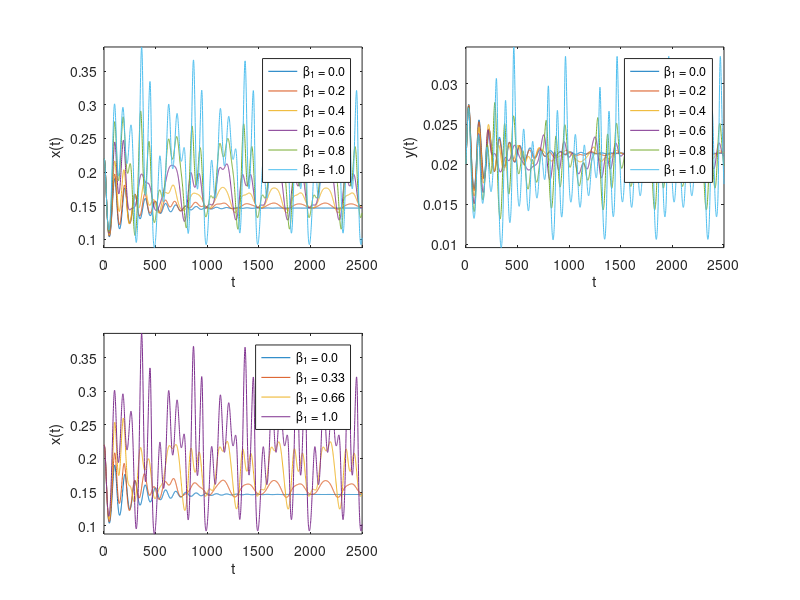

Write the MATLAB code that produced this figure.
function seasonality 

k = 1; c = 0.5; mu = 0.9; rho0 = 2; r0 = 0.1; gam0 = 1; delta0 = 0.1; beta0 = 0.1; 
gam1 = 1; T0 = 258; tau = 500; phi = 5; psi = 5; theta = 5; h = 1; gam = 1; g = 1;
zeta = 0.1; epsi = 0.1; eta = 0.1; delta = 0.1; rho = 1;
initialc = [0.19 0.18 0.02 0.22 0.02];
beta1 = [0.0 0.2 0.4 0.6 0.8 1.0 0.33 0.66];
tvec =  linspace(0,2500,2500);

seasonality1 = {@(t) delta0; @(t) rho0; @(t) beta0*(1 + beta1(1)*sin(2*pi*t/tau)); @(t) r0; @(t) gam0/(exp(1)^(gam1*T0)-1)*(exp(1)^(gam1*T0)-1)}
seasonality2 = {@(t) delta0; @(t) rho0; @(t) beta0*(1 + beta1(2)*sin(2*pi*t/tau)); @(t) r0; @(t) gam0/(exp(1)^(gam1*T0)-1)*(exp(1)^(gam1*T0)-1)}
seasonality3 = {@(t) delta0; @(t) rho0; @(t) beta0*(1 + beta1(3)*sin(2*pi*t/tau)); @(t) r0; @(t) gam0/(exp(1)^(gam1*T0)-1)*(exp(1)^(gam1*T0)-1)}
seasonality4 = {@(t) delta0; @(t) rho0; @(t) beta0*(1 + beta1(4)*sin(2*pi*t/tau)); @(t) r0; @(t) gam0/(exp(1)^(gam1*T0)-1)*(exp(1)^(gam1*T0)-1)}
seasonality5 = {@(t) delta0; @(t) rho0; @(t) beta0*(1 + beta1(5)*sin(2*pi*t/tau)); @(t) r0; @(t) gam0/(exp(1)^(gam1*T0)-1)*(exp(1)^(gam1*T0)-1)}
seasonality6 = {@(t) delta0; @(t) rho0; @(t) beta0*(1 + beta1(6)*sin(2*pi*t/tau)); @(t) r0; @(t) gam0/(exp(1)^(gam1*T0)-1)*(exp(1)^(gam1*T0)-1)}
seasonality7 = {@(t) delta0; @(t) rho0; @(t) beta0*(1 + beta1(7)*sin(2*pi*t/tau)); @(t) r0; @(t) gam0/(exp(1)^(gam1*T0)-1)*(exp(1)^(gam1*T0)-1)}
seasonality8 = {@(t) delta0; @(t) rho0; @(t) beta0*(1 + beta1(8)*sin(2*pi*t/tau)); @(t) r0; @(t) gam0/(exp(1)^(gam1*T0)-1)*(exp(1)^(gam1*T0)-1)}

predatorprey1 = @(t,ic) [ ... 
            rho*ic(1)*(1-ic(1)/c) - phi*((ic(1)*ic(2))/(ic(1)+g))
            zeta*phi*ic(1)/(ic(1)+g)*ic(2) - seasonality1{3}(t)*ic(2)
            mu*phi*ic(1)*ic(2)/(ic(1)+g) - seasonality1{5}(t)*ic(3) - psi*ic(3)*ic(5)/(ic(4)+ic(3)+h)
            seasonality1{4}(t)*ic(4)*(1-ic(4)/k) - theta*ic(4)*ic(5)/(ic(4)+ic(3)+h)
            (epsi*theta*ic(4)+eta*psi*ic(3))/(ic(4)+ic(3)+h)*ic(5) - seasonality1{1}(t)*ic(5)];

predatorprey2 = @(t,ic) [ ... 
            rho*ic(1)*(1-ic(1)/c) - phi*((ic(1)*ic(2))/(ic(1)+g))
            zeta*phi*ic(1)/(ic(1)+g)*ic(2) - seasonality2{3}(t)*ic(2)
            mu*phi*ic(1)*ic(2)/(ic(1)+g) - seasonality2{5}(t)*ic(3) - psi*ic(3)*ic(5)/(ic(4)+ic(3)+h)
            seasonality2{4}(t)*ic(4)*(1-ic(4)/k) - theta*ic(4)*ic(5)/(ic(4)+ic(3)+h)
            (epsi*theta*ic(4)+eta*psi*ic(3))/(ic(4)+ic(3)+h)*ic(5) - seasonality2{1}(t)*ic(5)];	

predatorprey3 = @(t,ic) [ ... 
            rho*ic(1)*(1-ic(1)/c) - phi*((ic(1)*ic(2))/(ic(1)+g))
            zeta*phi*ic(1)/(ic(1)+g)*ic(2) - seasonality3{3}(t)*ic(2)
            mu*phi*ic(1)*ic(2)/(ic(1)+g) - seasonality3{5}(t)*ic(3) - psi*ic(3)*ic(5)/(ic(4)+ic(3)+h)
            seasonality3{4}(t)*ic(4)*(1-ic(4)/k) - theta*ic(4)*ic(5)/(ic(4)+ic(3)+h)
            (epsi*theta*ic(4)+eta*psi*ic(3))/(ic(4)+ic(3)+h)*ic(5) - seasonality3{1}(t)*ic(5)];	

predatorprey4 = @(t,ic) [ ... 
            rho*ic(1)*(1-ic(1)/c) - phi*((ic(1)*ic(2))/(ic(1)+g))
            zeta*phi*ic(1)/(ic(1)+g)*ic(2) - seasonality4{3}(t)*ic(2)
            mu*phi*ic(1)*ic(2)/(ic(1)+g) - seasonality4{5}(t)*ic(3) - psi*ic(3)*ic(5)/(ic(4)+ic(3)+h)
            seasonality4{4}(t)*ic(4)*(1-ic(4)/k) - theta*ic(4)*ic(5)/(ic(4)+ic(3)+h)
            (epsi*theta*ic(4)+eta*psi*ic(3))/(ic(4)+ic(3)+h)*ic(5) - seasonality4{1}(t)*ic(5)];	

predatorprey5 = @(t,ic) [ ... 
            rho*ic(1)*(1-ic(1)/c) - phi*((ic(1)*ic(2))/(ic(1)+g))
            zeta*phi*ic(1)/(ic(1)+g)*ic(2) - seasonality5{3}(t)*ic(2)
            mu*phi*ic(1)*ic(2)/(ic(1)+g) - seasonality5{5}(t)*ic(3) - psi*ic(3)*ic(5)/(ic(4)+ic(3)+h)
            seasonality5{4}(t)*ic(4)*(1-ic(4)/k) - theta*ic(4)*ic(5)/(ic(4)+ic(3)+h)
            (epsi*theta*ic(4)+eta*psi*ic(3))/(ic(4)+ic(3)+h)*ic(5) - seasonality5{1}(t)*ic(5)];	

predatorprey6 = @(t,ic) [ ... 
            rho*ic(1)*(1-ic(1)/c) - phi*((ic(1)*ic(2))/(ic(1)+g))
            zeta*phi*ic(1)/(ic(1)+g)*ic(2) - seasonality6{3}(t)*ic(2)
            mu*phi*ic(1)*ic(2)/(ic(1)+g) - seasonality6{5}(t)*ic(3) - psi*ic(3)*ic(5)/(ic(4)+ic(3)+h)
            seasonality6{4}(t)*ic(4)*(1-ic(4)/k) - theta*ic(4)*ic(5)/(ic(4)+ic(3)+h)
            (epsi*theta*ic(4)+eta*psi*ic(3))/(ic(4)+ic(3)+h)*ic(5) - seasonality6{1}(t)*ic(5)];

predatorprey7 = @(t,ic) [ ... 
            rho*ic(1)*(1-ic(1)/c) - phi*((ic(1)*ic(2))/(ic(1)+g))
            zeta*phi*ic(1)/(ic(1)+g)*ic(2) - seasonality7{3}(t)*ic(2)
            mu*phi*ic(1)*ic(2)/(ic(1)+g) - seasonality7{5}(t)*ic(3) - psi*ic(3)*ic(5)/(ic(4)+ic(3)+h)
            seasonality7{4}(t)*ic(4)*(1-ic(4)/k) - theta*ic(4)*ic(5)/(ic(4)+ic(3)+h)
            (epsi*theta*ic(4)+eta*psi*ic(3))/(ic(4)+ic(3)+h)*ic(5) - seasonality7{1}(t)*ic(5)];
			
predatorprey8 = @(t,ic) [ ... 
            rho*ic(1)*(1-ic(1)/c) - phi*((ic(1)*ic(2))/(ic(1)+g))
            zeta*phi*ic(1)/(ic(1)+g)*ic(2) - seasonality8{3}(t)*ic(2)
            mu*phi*ic(1)*ic(2)/(ic(1)+g) - seasonality8{5}(t)*ic(3) - psi*ic(3)*ic(5)/(ic(4)+ic(3)+h)
            seasonality8{4}(t)*ic(4)*(1-ic(4)/k) - theta*ic(4)*ic(5)/(ic(4)+ic(3)+h)
            (epsi*theta*ic(4)+eta*psi*ic(3))/(ic(4)+ic(3)+h)*ic(5) - seasonality8{1}(t)*ic(5)];			
			
[t1 uvsxy1] = ode45(predatorprey1,tvec,initialc);
[t2 uvsxy2] = ode45(predatorprey2,tvec,initialc);
[t3 uvsxy3] = ode45(predatorprey3,tvec,initialc);
[t4 uvsxy4] = ode45(predatorprey4,tvec,initialc);
[t5 uvsxy5] = ode45(predatorprey5,tvec,initialc);
[t6 uvsxy6] = ode45(predatorprey6,tvec,initialc);
[t7 uvsxy7] = ode45(predatorprey7,tvec,initialc);
[t8 uvsxy8] = ode45(predatorprey8,tvec,initialc);

figure(1)
subplot(2,2,1)
plot(t1, uvsxy1(:,4))
hold on
plot(t2, uvsxy2(:,4))
plot(t3, uvsxy3(:,4))
plot(t4, uvsxy4(:,4))
plot(t5, uvsxy5(:,4))
plot(t6, uvsxy6(:,4))
hold off
xlabel('t'); ylabel('x(t)')
% legend({'\beta_1 = 0.0','\beta_1 = 0.2','\beta_1 = 0.4','\beta_1 = 0.6','\beta_1 = 0.8','\beta_1 = 1.0'},'units','pixels','Position',[800 500 100 150])
legend('\beta_1 = 0.0','\beta_1 = 0.2','\beta_1 = 0.4','\beta_1 = 0.6','\beta_1 = 0.8','\beta_1 = 1.0')
axis tight
subplot(2,2,2)
plot(t1, uvsxy1(:,5))
hold on
plot(t2, uvsxy2(:,5))
plot(t3, uvsxy3(:,5))
plot(t4, uvsxy4(:,5))
plot(t5, uvsxy5(:,5))
plot(t6, uvsxy6(:,5))
hold off
xlabel('t'); ylabel('y(t)');
legend('\beta_1 = 0.0','\beta_1 = 0.2','\beta_1 = 0.4','\beta_1 = 0.6','\beta_1 = 0.8','\beta_1 = 1.0')
axis tight
subplot(2,2,3)
plot(t1, uvsxy1(:,4))
hold on
plot(t7, uvsxy7(:,4))
plot(t8, uvsxy8(:,4))
plot(t6, uvsxy6(:,4))
hold off
xlabel('t'); ylabel('x(t)')
legend('\beta_1 = 0.0','\beta_1 = 0.33','\beta_1 = 0.66', '\beta_1 = 1.0')
axis tight